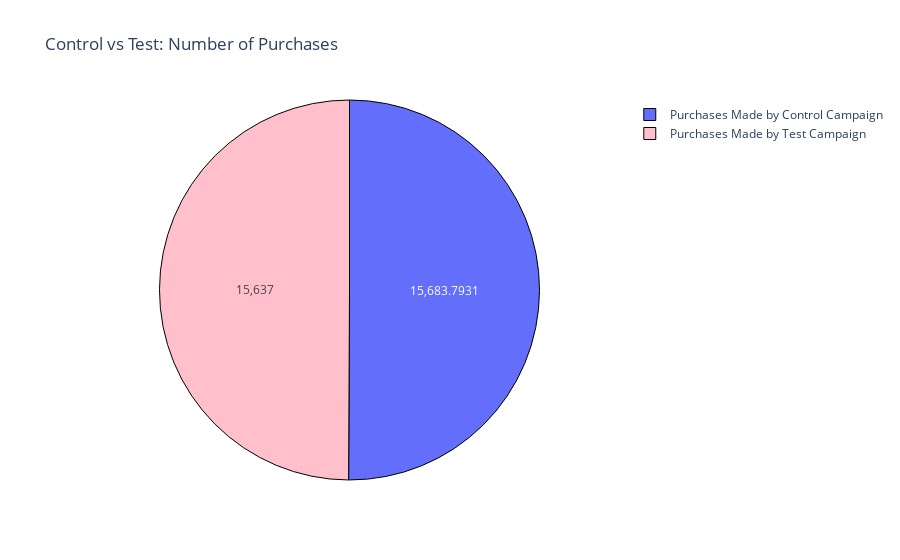

The notebook cell saved with this chart:
### Code cell
fig = go.Figure(data = [go.Pie(labels = label,
                               values = counts)])
fig.update_layout(title_text = 'Control vs Test: Number of Purchases')
fig.update_traces(hoverinfo = 'label+percent',
                  textinfo = 'value',
                  marker = dict(colors = colors,
                                line = dict(color = 'black',
                                            width = 1)))
fig.show()

### Figure 1 — Plotly figure (JSON) as saved in the notebook; plotly's stock layout.template omitted (floating-point values rounded to 4 significant figures)
{"data": [{"hoverinfo": "label+percent", "labels": ["Purchases Made by Control Campaign", "Purchases Made by Test Campaign"], "marker": {"colors": ["baby blue", "pink"], "line": {"color": "black", "width": 1}}, "textinfo": "value", "type": "pie", "values": [15680.0, 15637]}], "layout": {"title": {"text": "Control vs Test: Number of Purchases"}}}
